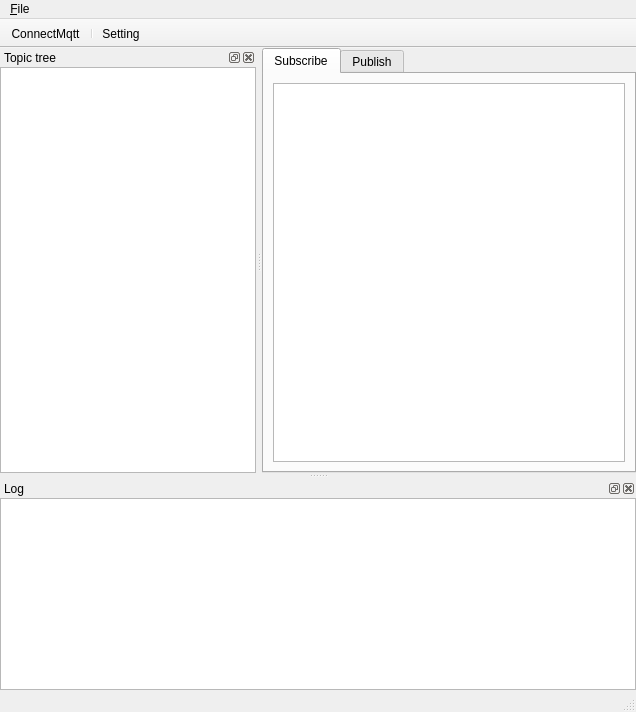
<?xml version="1.0" encoding="UTF-8"?>
<ui version="4.0">
 <class>SimulatorUI</class>
 <widget class="QMainWindow" name="SimulatorUI">
  <property name="geometry">
   <rect>
    <x>0</x>
    <y>0</y>
    <width>636</width>
    <height>712</height>
   </rect>
  </property>
  <property name="windowTitle">
   <string>Simulator</string>
  </property>
  <property name="windowIcon">
   <iconset resource="Simulator.qrc">
    <normaloff>:/ico/simulator.ico</normaloff>:/ico/simulator.ico</iconset>
  </property>
  <widget class="QWidget" name="centralwidget">
   <layout class="QGridLayout" name="gridLayout_2">
    <property name="leftMargin">
     <number>0</number>
    </property>
    <property name="topMargin">
     <number>0</number>
    </property>
    <property name="rightMargin">
     <number>0</number>
    </property>
    <property name="bottomMargin">
     <number>0</number>
    </property>
    <item row="0" column="0">
     <layout class="QGridLayout" name="gridLayout">
      <item row="0" column="0">
       <widget class="QTabWidget" name="tabWidget">
        <property name="currentIndex">
         <number>0</number>
        </property>
        <widget class="QWidget" name="tab_subscribe">
         <attribute name="title">
          <string>Subscribe</string>
         </attribute>
         <layout class="QGridLayout" name="gridLayout_8">
          <item row="0" column="0">
           <layout class="QGridLayout" name="gridLayout_7">
            <item row="0" column="0">
             <widget class="QListWidget" name="listWidgetSubscribe">
              <property name="editTriggers">
               <set>QAbstractItemView::NoEditTriggers</set>
              </property>
             </widget>
            </item>
           </layout>
          </item>
         </layout>
        </widget>
        <widget class="QWidget" name="tab_public">
         <attribute name="title">
          <string>Publish</string>
         </attribute>
         <layout class="QGridLayout" name="gridLayout_10">
          <item row="0" column="0">
           <layout class="QGridLayout" name="gridLayout_9">
            <item row="2" column="1" alignment="Qt::AlignHCenter">
             <widget class="QPushButton" name="pushButtonPublish">
              <property name="sizePolicy">
               <sizepolicy hsizetype="Fixed" vsizetype="Fixed">
                <horstretch>0</horstretch>
                <verstretch>0</verstretch>
               </sizepolicy>
              </property>
              <property name="text">
               <string>Publish</string>
              </property>
             </widget>
            </item>
            <item row="0" column="1">
             <widget class="QListView" name="listViewPublish">
              <property name="sizePolicy">
               <sizepolicy hsizetype="Expanding" vsizetype="Fixed">
                <horstretch>0</horstretch>
                <verstretch>0</verstretch>
               </sizepolicy>
              </property>
             </widget>
            </item>
            <item row="1" column="1">
             <widget class="QGroupBox" name="groupBoxPublish">
              <property name="title">
               <string>Value</string>
              </property>
              <layout class="QGridLayout" name="gridLayout_11">
               <item row="0" column="0">
                <widget class="QTextEdit" name="textEditPublishValue"/>
               </item>
              </layout>
             </widget>
            </item>
           </layout>
          </item>
         </layout>
        </widget>
       </widget>
      </item>
     </layout>
    </item>
   </layout>
  </widget>
  <widget class="QMenuBar" name="menubar">
   <property name="geometry">
    <rect>
     <x>0</x>
     <y>0</y>
     <width>636</width>
     <height>21</height>
    </rect>
   </property>
   <widget class="QMenu" name="menu_File">
    <property name="title">
     <string>&amp;File</string>
    </property>
   </widget>
   <addaction name="menu_File"/>
  </widget>
  <widget class="QStatusBar" name="statusbar"/>
  <widget class="QDockWidget" name="dockWidget">
   <property name="windowTitle">
    <string>Topic tree</string>
   </property>
   <attribute name="dockWidgetArea">
    <number>1</number>
   </attribute>
   <widget class="QWidget" name="dockWidgetContents">
    <layout class="QGridLayout" name="gridLayout_6">
     <property name="leftMargin">
      <number>0</number>
     </property>
     <property name="topMargin">
      <number>0</number>
     </property>
     <property name="rightMargin">
      <number>0</number>
     </property>
     <property name="bottomMargin">
      <number>0</number>
     </property>
     <item row="0" column="0">
      <layout class="QGridLayout" name="gridLayout_5">
       <item row="0" column="0">
        <widget class="QTreeView" name="treeViewTopic">
         <property name="contextMenuPolicy">
          <enum>Qt::CustomContextMenu</enum>
         </property>
         <property name="alternatingRowColors">
          <bool>true</bool>
         </property>
         <attribute name="headerShowSortIndicator" stdset="0">
          <bool>false</bool>
         </attribute>
        </widget>
       </item>
      </layout>
     </item>
    </layout>
   </widget>
  </widget>
  <widget class="QDockWidget" name="dockWidget_3">
   <property name="windowTitle">
    <string>Log</string>
   </property>
   <attribute name="dockWidgetArea">
    <number>8</number>
   </attribute>
   <widget class="QWidget" name="dockWidgetContents_3">
    <layout class="QGridLayout" name="gridLayout_4">
     <property name="leftMargin">
      <number>0</number>
     </property>
     <property name="topMargin">
      <number>0</number>
     </property>
     <property name="rightMargin">
      <number>0</number>
     </property>
     <property name="bottomMargin">
      <number>0</number>
     </property>
     <item row="0" column="0">
      <layout class="QGridLayout" name="gridLayout_3">
       <item row="0" column="0">
        <widget class="QTextEdit" name="textEditLog">
         <property name="enabled">
          <bool>true</bool>
         </property>
         <property name="readOnly">
          <bool>true</bool>
         </property>
        </widget>
       </item>
      </layout>
     </item>
    </layout>
   </widget>
  </widget>
  <widget class="QToolBar" name="toolBar">
   <property name="windowTitle">
    <string>toolBar</string>
   </property>
   <property name="movable">
    <bool>false</bool>
   </property>
   <attribute name="toolBarArea">
    <enum>TopToolBarArea</enum>
   </attribute>
   <attribute name="toolBarBreak">
    <bool>false</bool>
   </attribute>
   <addaction name="actionConnectMqtt"/>
   <addaction name="separator"/>
   <addaction name="actionSetting"/>
  </widget>
  <action name="actionConnectMqtt">
   <property name="checkable">
    <bool>true</bool>
   </property>
   <property name="icon">
    <iconset resource="Simulator.qrc">
     <normaloff>:/ico/connect.ico</normaloff>:/ico/connect.ico</iconset>
   </property>
   <property name="text">
    <string>ConnectMqtt</string>
   </property>
  </action>
  <action name="actionSetting">
   <property name="icon">
    <iconset resource="Simulator.qrc">
     <normaloff>:/ico/set.ico</normaloff>:/ico/set.ico</iconset>
   </property>
   <property name="text">
    <string>Setting</string>
   </property>
  </action>
 </widget>
 <tabstops>
  <tabstop>textEditLog</tabstop>
  <tabstop>tabWidget</tabstop>
  <tabstop>treeViewTopic</tabstop>
  <tabstop>listWidgetSubscribe</tabstop>
  <tabstop>listViewPublish</tabstop>
 </tabstops>
 <resources>
  <include location="Simulator.qrc"/>
 </resources>
 <connections/>
</ui>
